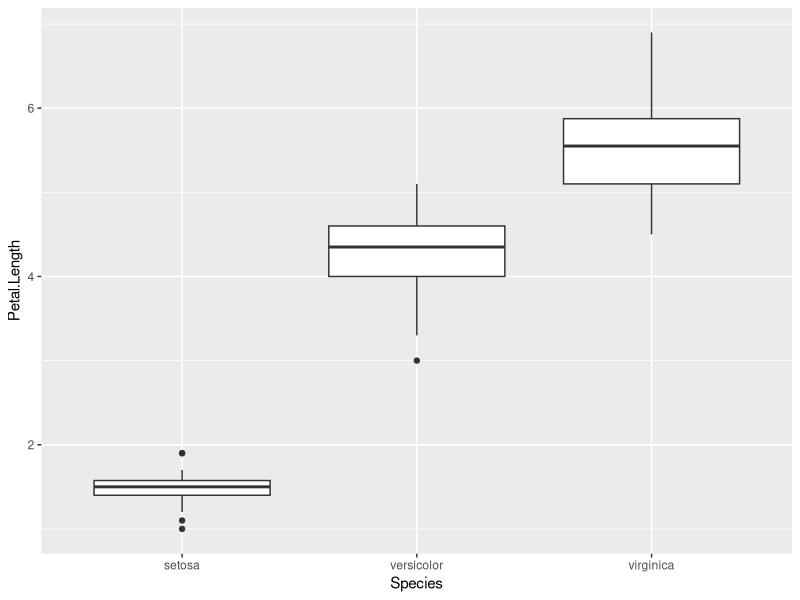
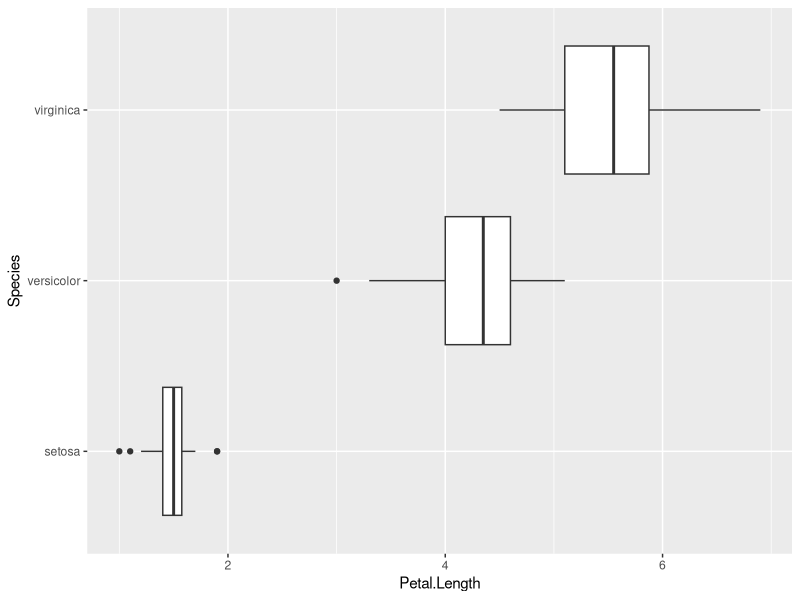
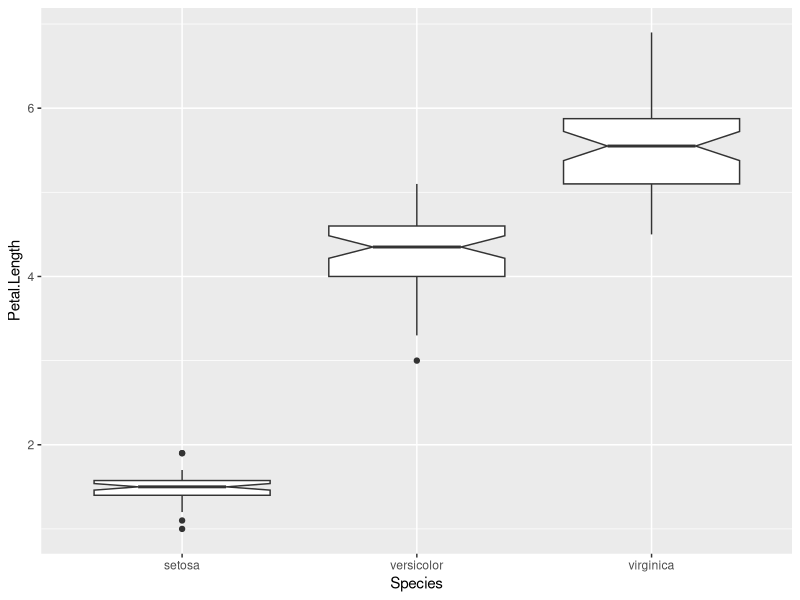
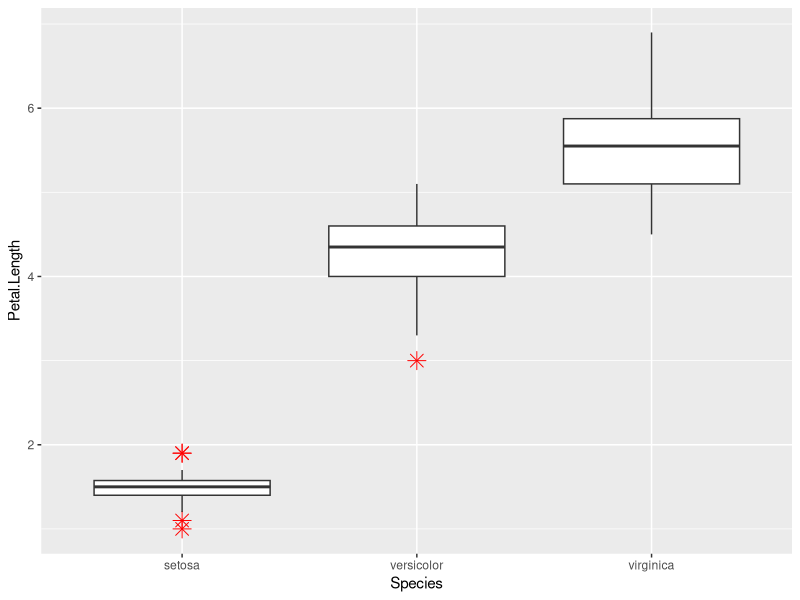
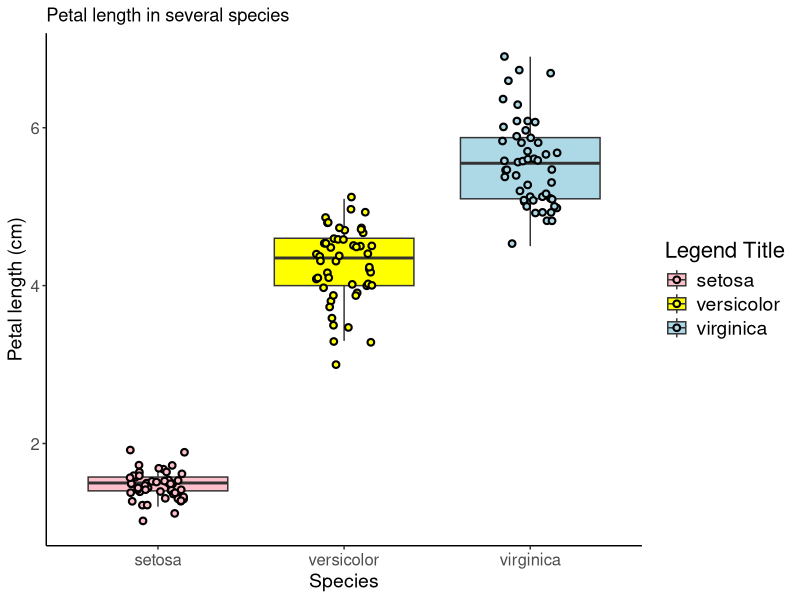

Here is the R script that generated these plots, in order:
## ---- chunk 1
# remove (almost) all objects currently held in the R environment
rm(list=ls()) 
## ---- chunk 2
library(ggplot2)
## ---- chunk 3

# load the iris dataset to the global environment
data("iris")

p1 <- ggplot(iris, aes(x = Species, y = Petal.Length)) + geom_boxplot()
print(p1)
## ---- chunk 4
p2 <- p1 + coord_flip()
print(p2)
## ---- chunk 5
p3 <- ggplot(iris, aes(x=Species, y=Petal.Length)) + 
  geom_boxplot(notch=TRUE)
print(p3)
## ---- chunk 6
p4 <- ggplot(iris, aes(x=Species, y=Petal.Length)) + 
  geom_boxplot(outlier.colour = "red", outlier.shape = 8, outlier.size = 4)

print(p4)
## ---- chunk 7

q <- ggplot(data = iris, aes(x = Species, y = Petal.Length)) + 
  geom_boxplot(aes(fill = Species), outlier.color = NA) + 
  geom_point(aes(y = Petal.Length, group = Species,
                 fill = Species), 
             position = position_jitter(width = 0.15), shape = 21, 
             stroke = 1.1) + 
  scale_fill_manual(values = c("pink", "yellow", "lightblue")) +
  
  guides(fill=guide_legend(title="Legend Title")) + 
  xlab("Species") + 
  ylab("Petal length (cm)") + 
  ggtitle("Petal length in several species") + 
  
  theme_classic() + 
  theme(axis.text    = element_text(size = 12),
        axis.title   = element_text(size = 14),
        legend.text  = element_text(size = 14),
        legend.title = element_text(size = 16))

# print our efforts to screen
print(q)
